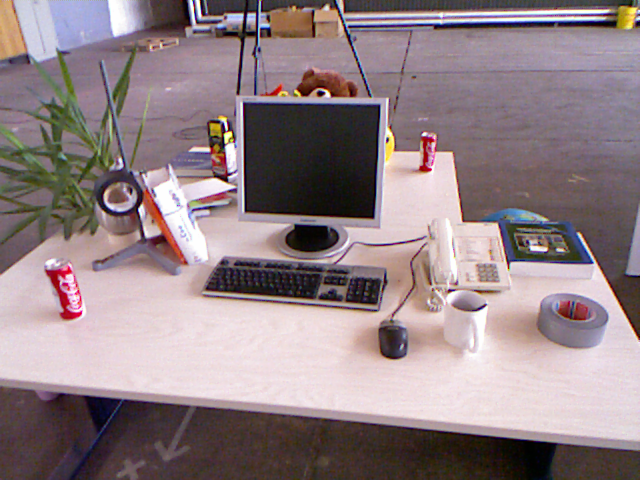
//> input picture 1.png, 640 x 480 px
$ ./32_hough   (built with g++ and OpenCV 4)
//> lines starting //> are read from the running program, lines starting //| are printed output that depends on the picture; after the words box and inside, x2 and y2 are one past the last pixel; in counts of white or black regions, pixels touching at a corner belong together
#include <opencv2/opencv.hpp>

using namespace cv;
using namespace std;

// 霍夫直线的输入必须是二值图，或者canny边缘检测的结果（边缘检测的结果也是二值图）
// 霍夫圆的输入不需要二值图

int main()
{
    Mat img_1 = imread("../1.png", 0);
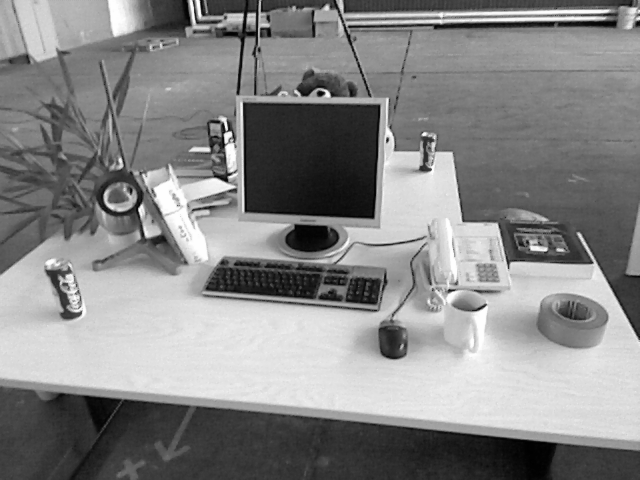
//> img_1: 480 rows x 640 cols, CV_8UC1; min 1, max 254, mean 134.7
    Mat img_c, img_line;
    img_line = img_1.clone();
    Canny(img_1, img_c, 50 ,100, 3);
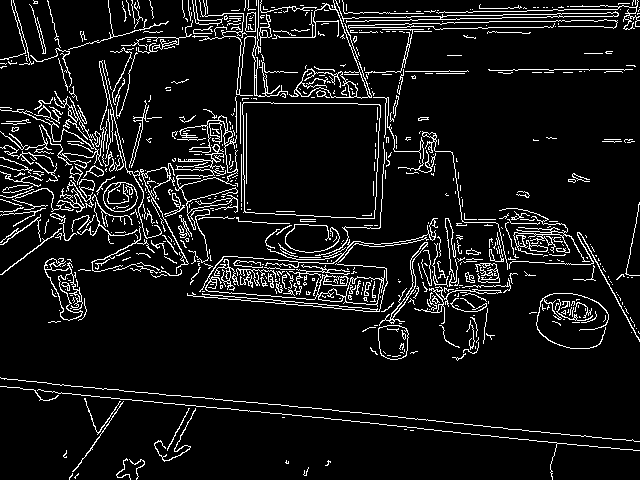
//> img_c: 480 rows x 640 cols, CV_8UC1; 8.3% white in thin lines or dots
    vector<Vec2f> lines;
    // [13 lines of commented-out code are left out]

    vector<Vec4i> plines;
    HoughLinesP(img_c, plines, 1, CV_PI/180, 80, 50, 10);// 距离精度(像素)，角度精度(弧度)，累加阈值，直线长度，点与点之间最大距离
//> plines = 159 lines (x1, y1, x2, y2), first 8: [205, 406, 623, 449], [382, 29, 598, 26], [244, 401, 614, 439], [191, 23, 268, 22], [408, 13, 563, 10], [406, 16, 635, 12], [489, 21, 570, 21], [234, 211, 368, 218]
    for(auto h_line : plines)
    {
        line(img_line, Point(h_line[0], h_line[1]), Point(h_line[2], h_line[3]), Scalar(255), 1);
    }
//> this loop made 159 passes
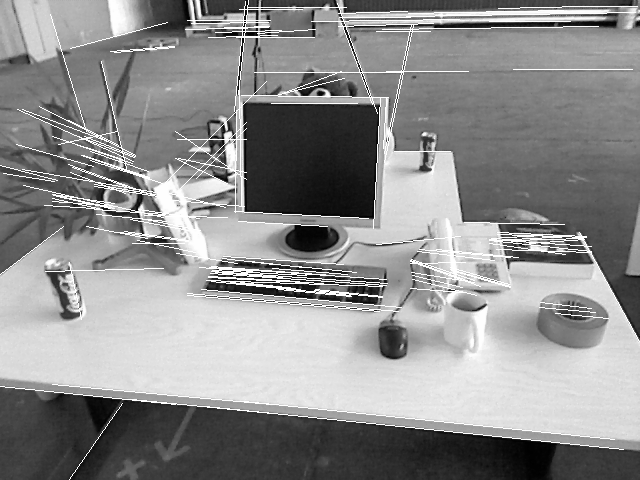
//> img_line: 480 rows x 640 cols, CV_8UC1; 4.56% of pixels changed, all inside (x1, y1, x2, y2) = (0, 0, 640, 480)

    vector<Vec3f> circles;
    HoughCircles(img_1, circles, HOUGH_GRADIENT, 1.5, 10, 200, 100, 0, 0);
//> circles = 153 circles (x, y, radius), first 12: [254.2, 135.8, 134.6], [246.8, 159.8, 136.9], [248.2, 146.2, 136.5], [320.2, 192.8, 113], [369.8, 168.8, 152.1], [282.8, 147.8, 148.8], [263.2, 158.2, 125.4], [368.2, 153.8, 156.9], [258.8, 146.2, 137.6], [318.8, 150.8, 142.7], [390.8, 165.8, 148.5], [272.2, 152.2, 149.7]
    // 检测方法是霍夫梯度，1.5是累加器，10是圆与圆之间的最小距离，200是canny边缘检测的高阈值，地狱之等于高阈值的一半，100是累加阈值
    // 最后两个参数分别是最小圆半径和最大圆半径


    imshow("0", img_line);
    waitKey(0);
    return 0;
}

$ run again, with 2.png copied over 1.png
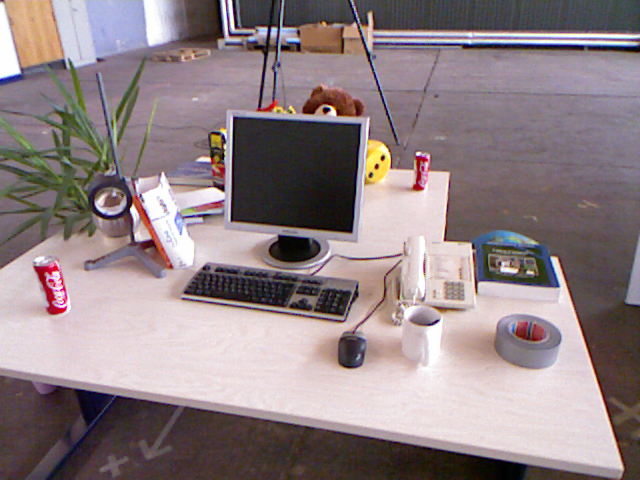
//> input picture 2.png, 640 x 480 px
//> `Canny(img_1, img_c, 50 ,100, 3);`:
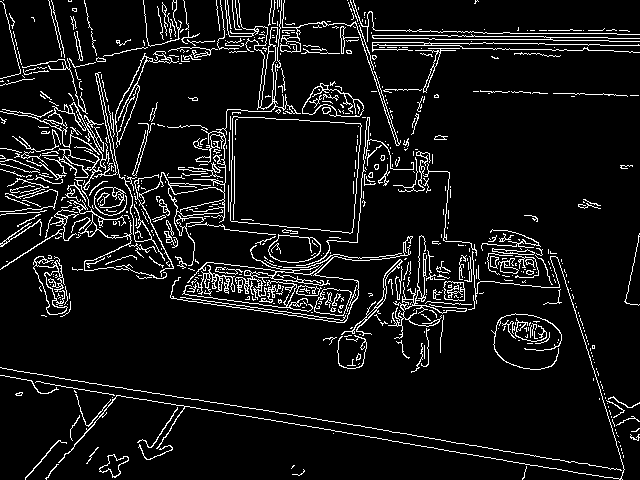
//> img_c: 480 rows x 640 cols, CV_8UC1; 8.1% white in thin lines or dots
//> plines = 155 lines (x1, y1, x2, y2), first 8: [17, 371, 411, 434], [31, 381, 330, 429], [422, 35, 592, 37], [437, 48, 608, 50], [363, 45, 459, 45], [483, 33, 616, 33], [375, 301, 433, 307], [183, 293, 347, 316]
//> the loop `for(auto h_line : plines)` made 155 passes
//> after the loop `for(auto h_line : plines)`:
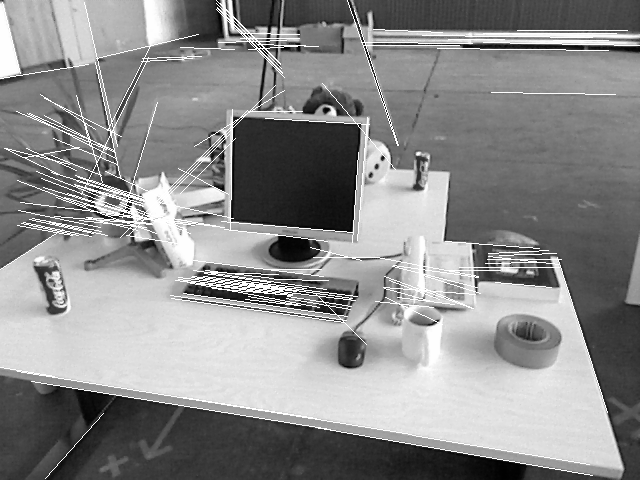
//> img_line: 480 rows x 640 cols, CV_8UC1; min 1, max 255, mean 140.1
//> circles = 113 circles (x, y, radius), first 12: [239.2, 153.8, 125.2], [284.2, 170.2, 143.2], [242.2, 164.2, 122.4], [279.8, 149.2, 162.8], [252.8, 144.8, 139.1], [266.2, 155.2, 154.9], [269.2, 177.8, 133.1], [242.2, 177.8, 129.2], [293.2, 140.2, 171.4], [258.8, 168.8, 141.3], [309.8, 165.8, 143.1], [240.8, 141.8, 127.3]

$ run again, with 3.png copied over 1.png
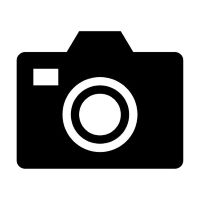
//> input picture 3.png, 200 x 200 px
//> img_1 is the input picture: 200 rows x 200 cols, CV_8UC1; min 0, max 255, mean 146.7
//> `Canny(img_1, img_c, 50 ,100, 3);`:
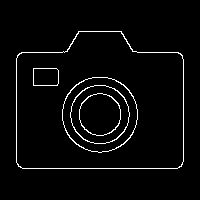
//> img_c: 200 rows x 200 cols, CV_8UC1; 3.3% white in thin lines or dots, all inside (x1, y1, x2, y2) = (16, 31, 184, 169)
//> plines = 3 lines (x1, y1, x2, y2): [22, 168, 177, 168], [183, 161, 183, 59], [16, 162, 16, 58]
//> the loop `for(auto h_line : plines)` made 3 passes
//> after the loop `for(auto h_line : plines)`:
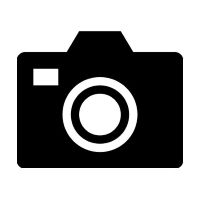
//> img_line: 200 rows x 200 cols, CV_8UC1; 0.91% of pixels changed, all inside (x1, y1, x2, y2) = (16, 58, 184, 169)
//> circles = 1 circle (x, y, radius): [99.75, 114.8, 38.1]

$ run again, with 4.png copied over 1.png
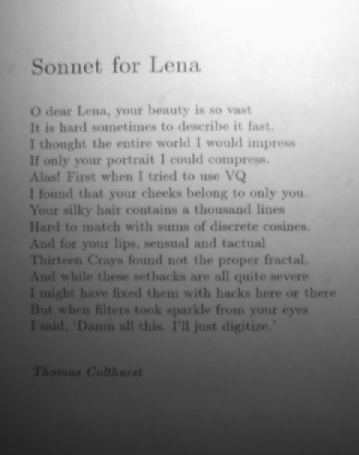
//> input picture 4.png, 359 x 455 px
//> img_1 is the input picture: 455 rows x 359 cols, CV_8UC1; min 33, max 251, mean 137.7
//> `Canny(img_1, img_c, 50 ,100, 3);`:
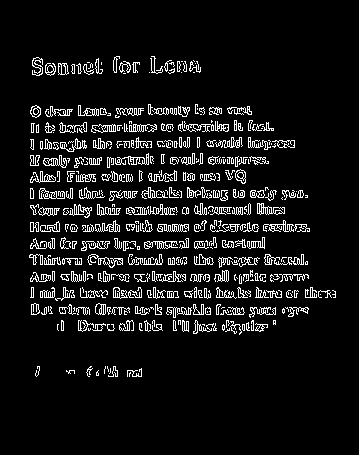
//> img_c: 455 rows x 359 cols, CV_8UC1; 8.1% white in thin lines or dots, all inside (x1, y1, x2, y2) = (29, 56, 336, 377)
//> plines = 78 lines (x1, y1, x2, y2), first 8: [30, 297, 335, 297], [90, 224, 306, 224], [36, 274, 307, 274], [33, 264, 307, 264], [31, 291, 335, 291], [33, 258, 303, 258], [31, 208, 284, 208], [136, 231, 198, 231]
//> the loop `for(auto h_line : plines)` made 78 passes
//> after the loop `for(auto h_line : plines)`:
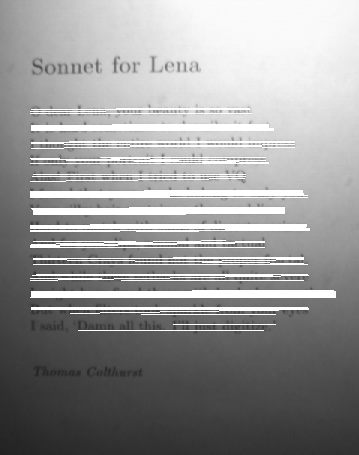
//> img_line: 455 rows x 359 cols, CV_8UC1; 10.61% of pixels changed, all inside (x1, y1, x2, y2) = (30, 108, 336, 331)
//> circles = 1 circle (x, y, radius): [158.2, 161.2, 51.6]
